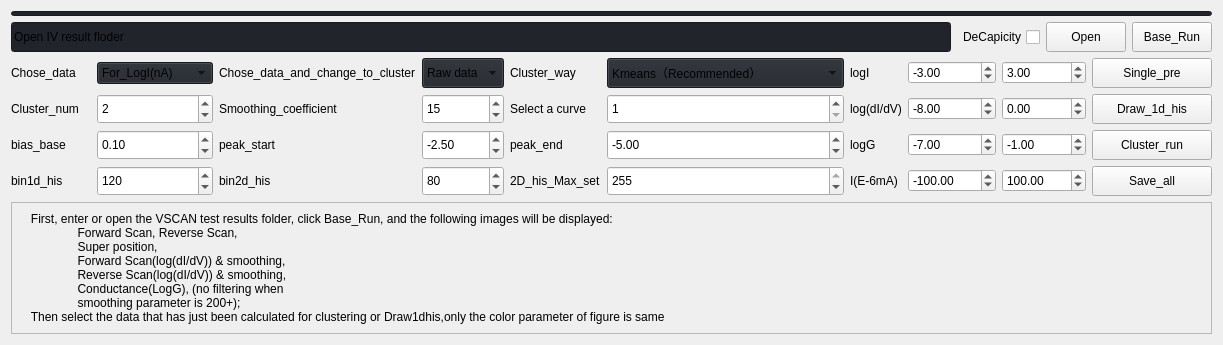
                     <widget class="QWidget" name="IV_page">
                      <property name="enabled">
                       <bool>true</bool>
                      </property>
                      <layout class="QVBoxLayout" name="verticalLayout_27">
                       <item>
                        <widget class="QProgressBar" name="progressBar_5">
                         <property name="minimumSize">
                          <size>
                           <width>800</width>
                           <height>0</height>
                          </size>
                         </property>
                         <property name="maximumSize">
                          <size>
                           <width>16777215</width>
                           <height>5</height>
                          </size>
                         </property>
                         <property name="styleSheet">
                          <string notr="true">background-color: rgb(33, 37, 43);</string>
                         </property>
                         <property name="value">
                          <number>0</number>
                         </property>
                         <property name="textVisible">
                          <bool>false</bool>
                         </property>
                        </widget>
                       </item>
                       <item>
                        <layout class="QGridLayout" name="gridLayout_3">
                         <item row="0" column="0">
                          <widget class="QLineEdit" name="lineEdit_iv">
                           <property name="minimumSize">
                            <size>
                             <width>0</width>
                             <height>30</height>
                            </size>
                           </property>
                           <property name="styleSheet">
                            <string notr="true">background-color: rgb(33, 37, 43);</string>
                           </property>
                           <property name="text">
                            <string>Open IV result floder</string>
                           </property>
                           <property name="placeholderText">
                            <string>Type here</string>
                           </property>
                          </widget>
                         </item>
                         <item row="0" column="2">
                          <widget class="QPushButton" name="open_file_button_iv">
                           <property name="minimumSize">
                            <size>
                             <width>80</width>
                             <height>30</height>
                            </size>
                           </property>
                           <property name="cursor">
                            <cursorShape>PointingHandCursor</cursorShape>
                           </property>
                           <property name="autoFillBackground">
                            <bool>false</bool>
                           </property>
                           <property name="text">
                            <string>Open</string>
                           </property>
                          </widget>
                         </item>
                         <item row="0" column="3">
                          <widget class="QPushButton" name="run_file_button_iv">
                           <property name="minimumSize">
                            <size>
                             <width>80</width>
                             <height>30</height>
                            </size>
                           </property>
                           <property name="cursor">
                            <cursorShape>PointingHandCursor</cursorShape>
                           </property>
                           <property name="autoFillBackground">
                            <bool>false</bool>
                           </property>
                           <property name="text">
                            <string>Base_Run</string>
                           </property>
                          </widget>
                         </item>
                         <item row="0" column="1">
                          <widget class="QCheckBox" name="checkBox_2">
                           <property name="layoutDirection">
                            <enum>Qt::RightToLeft</enum>
                           </property>
                           <property name="text">
                            <string>DeCapicity</string>
                           </property>
                          </widget>
                         </item>
                        </layout>
                       </item>
                       <item>
                        <layout class="QGridLayout" name="gridLayout_4">
                         <item row="0" column="4">
                          <widget class="QLabel" name="label_25">
                           <property name="minimumSize">
                            <size>
                             <width>80</width>
                             <height>30</height>
                            </size>
                           </property>
                           <property name="text">
                            <string>Cluster_way</string>
                           </property>
                          </widget>
                         </item>
                         <item row="1" column="0">
                          <widget class="QLabel" name="label_27">
                           <property name="minimumSize">
                            <size>
                             <width>80</width>
                             <height>30</height>
                            </size>
                           </property>
                           <property name="text">
                            <string>Cluster_num</string>
                           </property>
                          </widget>
                         </item>
                         <item row="1" column="2">
                          <widget class="QLabel" name="label_24">
                           <property name="minimumSize">
                            <size>
                             <width>80</width>
                             <height>30</height>
                            </size>
                           </property>
                           <property name="text">
                            <string>Smoothing_coefficient</string>
                           </property>
                          </widget>
                         </item>
                         <item row="1" column="4">
                          <widget class="QLabel" name="label_14">
                           <property name="text">
                            <string>Select a curve</string>
                           </property>
                          </widget>
                         </item>
                         <item row="0" column="5">
                          <widget class="QComboBox" name="iv_cluster_way_test">
                           <property name="minimumSize">
                            <size>
                             <width>0</width>
                             <height>30</height>
                            </size>
                           </property>
                           <property name="cursor">
                            <cursorShape>PointingHandCursor</cursorShape>
                           </property>
                           <property name="styleSheet">
                            <string notr="true">background-color: rgb(33, 37, 43);</string>
                           </property>
                           <item>
                            <property name="text">
                             <string>Kmeans（Recommended）</string>
                            </property>
                           </item>
                           <item>
                            <property name="text">
                             <string>Gaussian Mixture Model</string>
                            </property>
                           </item>
                           <item>
                            <property name="text">
                             <string>KShape</string>
                            </property>
                           </item>
                           <item>
                            <property name="text">
                             <string>TimeSeriesKMeans（Recommended）</string>
                            </property>
                           </item>
                          </widget>
                         </item>
                         <item row="0" column="3">
                          <widget class="QComboBox" name="Chose_data_and_change_to_cluster_text">
                           <property name="minimumSize">
                            <size>
                             <width>0</width>
                             <height>30</height>
                            </size>
                           </property>
                           <property name="cursor">
                            <cursorShape>PointingHandCursor</cursorShape>
                           </property>
                           <property name="autoFillBackground">
                            <bool>false</bool>
                           </property>
                           <property name="styleSheet">
                            <string notr="true">background-color: rgb(33, 37, 43);</string>
                           </property>
                           <property name="currentIndex">
                            <number>0</number>
                           </property>
                           <property name="iconSize">
                            <size>
                             <width>16</width>
                             <height>16</height>
                            </size>
                           </property>
                           <property name="frame">
                            <bool>true</bool>
                           </property>
                           <item>
                            <property name="text">
                             <string>Raw data</string>
                            </property>
                           </item>
                           <item>
                            <property name="text">
                             <string>1 D HIS</string>
                            </property>
                           </item>
                           <item>
                            <property name="text">
                             <string>2 D HIS</string>
                            </property>
                           </item>
                          </widget>
                         </item>
                         <item row="0" column="0">
                          <widget class="QLabel" name="label_28">
                           <property name="minimumSize">
                            <size>
                             <width>80</width>
                             <height>30</height>
                            </size>
                           </property>
                           <property name="text">
                            <string>Chose_data</string>
                           </property>
                          </widget>
                         </item>
                         <item row="0" column="2">
                          <widget class="QLabel" name="label_26">
                           <property name="minimumSize">
                            <size>
                             <width>80</width>
                             <height>30</height>
                            </size>
                           </property>
                           <property name="text">
                            <string>Chose_data_and_change_to_cluster</string>
                           </property>
                          </widget>
                         </item>
                         <item row="1" column="5">
                          <widget class="QSpinBox" name="spinBox_4">
                           <property name="minimumSize">
                            <size>
                             <width>80</width>
                             <height>30</height>
                            </size>
                           </property>
                           <property name="minimum">
                            <number>1</number>
                           </property>
                           <property name="maximum">
                            <number>999999</number>
                           </property>
                           <property name="value">
                            <number>1</number>
                           </property>
                          </widget>
                         </item>
                         <item row="1" column="1">
                          <widget class="QSpinBox" name="spinBox_7">
                           <property name="minimumSize">
                            <size>
                             <width>80</width>
                             <height>30</height>
                            </size>
                           </property>
                           <property name="maximumSize">
                            <size>
                             <width>999</width>
                             <height>999</height>
                            </size>
                           </property>
                           <property name="minimum">
                            <number>0</number>
                           </property>
                           <property name="maximum">
                            <number>999</number>
                           </property>
                           <property name="value">
                            <number>2</number>
                           </property>
                          </widget>
                         </item>
                         <item row="2" column="4">
                          <widget class="QLabel" name="label_33">
                           <property name="text">
                            <string>peak_end</string>
                           </property>
                          </widget>
                         </item>
                         <item row="0" column="1">
                          <widget class="QComboBox" name="Chose_data_text">
                           <property name="cursor">
                            <cursorShape>PointingHandCursor</cursorShape>
                           </property>
                           <property name="styleSheet">
                            <string notr="true">background-color: rgb(33, 37, 43);</string>
                           </property>
                           <item>
                            <property name="text">
                             <string>For_LogI(nA)</string>
                            </property>
                           </item>
                           <item>
                            <property name="text">
                             <string>For_log(dI_dV)</string>
                            </property>
                           </item>
                           <item>
                            <property name="text">
                             <string>For_LogG</string>
                            </property>
                           </item>
                           <item>
                            <property name="text">
                             <string>Rev_LogI(nA)</string>
                            </property>
                           </item>
                           <item>
                            <property name="text">
                             <string>Rev_log(dI_dV)</string>
                            </property>
                           </item>
                           <item>
                            <property name="text">
                             <string>Rev_LogG</string>
                            </property>
                           </item>
                           <item>
                            <property name="text">
                             <string>For_I</string>
                            </property>
                           </item>
                           <item>
                            <property name="text">
                             <string>Rev_I</string>
                            </property>
                           </item>
                          </widget>
                         </item>
                         <item row="2" column="0">
                          <widget class="QLabel" name="label_31">
                           <property name="text">
                            <string>bias_base</string>
                           </property>
                          </widget>
                         </item>
                         <item row="1" column="3">
                          <widget class="QSpinBox" name="spinBox_5">
                           <property name="minimumSize">
                            <size>
                             <width>80</width>
                             <height>30</height>
                            </size>
                           </property>
                           <property name="maximum">
                            <number>1000</number>
                           </property>
                           <property name="value">
                            <number>15</number>
                           </property>
                          </widget>
                         </item>
                         <item row="2" column="2">
                          <widget class="QLabel" name="label_32">
                           <property name="text">
                            <string>peak_start</string>
                           </property>
                          </widget>
                         </item>
                         <item row="3" column="1">
                          <widget class="QSpinBox" name="spinBox_8">
                           <property name="minimumSize">
                            <size>
                             <width>0</width>
                             <height>30</height>
                            </size>
                           </property>
                           <property name="maximum">
                            <number>9999</number>
                           </property>
                           <property name="value">
                            <number>120</number>
                           </property>
                          </widget>
                         </item>
                         <item row="2" column="3">
                          <widget class="QDoubleSpinBox" name="doubleSpinBox_5">
                           <property name="minimumSize">
                            <size>
                             <width>0</width>
                             <height>30</height>
                            </size>
                           </property>
                           <property name="minimum">
                            <double>-99.000000000000000</double>
                           </property>
                           <property name="singleStep">
                            <double>0.100000000000000</double>
                           </property>
                           <property name="value">
                            <double>-2.500000000000000</double>
                           </property>
                          </widget>
                         </item>
                         <item row="3" column="5">
                          <widget class="QSpinBox" name="spinBox_10">
                           <property name="minimumSize">
                            <size>
                             <width>0</width>
                             <height>30</height>
                            </size>
                           </property>
                           <property name="maximum">
                            <number>255</number>
                           </property>
                           <property name="value">
                            <number>255</number>
                           </property>
                          </widget>
                         </item>
                         <item row="2" column="1">
                          <widget class="QDoubleSpinBox" name="doubleSpinBox_4">
                           <property name="minimumSize">
                            <size>
                             <width>0</width>
                             <height>30</height>
                            </size>
                           </property>
                           <property name="singleStep">
                            <double>0.100000000000000</double>
                           </property>
                           <property name="value">
                            <double>0.100000000000000</double>
                           </property>
                          </widget>
                         </item>
                         <item row="3" column="3">
                          <widget class="QSpinBox" name="spinBox_9">
                           <property name="minimumSize">
                            <size>
                             <width>0</width>
                             <height>30</height>
                            </size>
                           </property>
                           <property name="maximum">
                            <number>99999</number>
                           </property>
                           <property name="value">
                            <number>80</number>
                           </property>
                          </widget>
                         </item>
                         <item row="2" column="5">
                          <widget class="QDoubleSpinBox" name="doubleSpinBox_6">
                           <property name="minimumSize">
                            <size>
                             <width>0</width>
                             <height>30</height>
                            </size>
                           </property>
                           <property name="minimum">
                            <double>-99.000000000000000</double>
                           </property>
                           <property name="singleStep">
                            <double>0.100000000000000</double>
                           </property>
                           <property name="value">
                            <double>-5.000000000000000</double>
                           </property>
                          </widget>
                         </item>
                         <item row="0" column="10">
                          <widget class="QPushButton" name="Single_pre_iv">
                           <property name="minimumSize">
                            <size>
                             <width>120</width>
                             <height>30</height>
                            </size>
                           </property>
                           <property name="cursor">
                            <cursorShape>PointingHandCursor</cursorShape>
                           </property>
                           <property name="text">
                            <string>Single_pre</string>
                           </property>
                          </widget>
                         </item>
                         <item row="3" column="10">
                          <widget class="QPushButton" name="saveall_iv">
                           <property name="minimumSize">
                            <size>
                             <width>120</width>
                             <height>30</height>
                            </size>
                           </property>
                           <property name="maximumSize">
                            <size>
                             <width>120</width>
                             <height>30</height>
                            </size>
                           </property>
                           <property name="cursor">
                            <cursorShape>PointingHandCursor</cursorShape>
                           </property>
                           <property name="text">
                            <string>Save_all</string>
                           </property>
                          </widget>
                         </item>
                         <item row="1" column="10">
                          <widget class="QPushButton" name="Draw_his_iv">
                           <property name="minimumSize">
                            <size>
                             <width>120</width>
                             <height>30</height>
                            </size>
                           </property>
                           <property name="maximumSize">
                            <size>
                             <width>120</width>
                             <height>30</height>
                            </size>
                           </property>
                           <property name="cursor">
                            <cursorShape>PointingHandCursor</cursorShape>
                           </property>
                           <property name="text">
                            <string>Draw_1d_his</string>
                           </property>
                          </widget>
                         </item>
                         <item row="2" column="10">
                          <widget class="QPushButton" name="Cluster_run_iv">
                           <property name="minimumSize">
                            <size>
                             <width>120</width>
                             <height>30</height>
                            </size>
                           </property>
                           <property name="maximumSize">
                            <size>
                             <width>120</width>
                             <height>30</height>
                            </size>
                           </property>
                           <property name="cursor">
                            <cursorShape>PointingHandCursor</cursorShape>
                           </property>
                           <property name="text">
                            <string>Cluster_run</string>
                           </property>
                          </widget>
                         </item>
                         <item row="3" column="2">
                          <widget class="QLabel" name="label_35">
                           <property name="text">
                            <string>bin2d_his</string>
                           </property>
                          </widget>
                         </item>
                         <item row="3" column="4">
                          <widget class="QLabel" name="label_36">
                           <property name="text">
                            <string>2D_his_Max_set</string>
                           </property>
                          </widget>
                         </item>
                         <item row="3" column="0">
                          <widget class="QLabel" name="label_34">
                           <property name="text">
                            <string>bin1d_his</string>
                           </property>
                          </widget>
                         </item>
                         <item row="0" column="6">
                          <widget class="QLabel" name="label_43">
                           <property name="text">
                            <string>logI</string>
                           </property>
                          </widget>
                         </item>
                         <item row="0" column="8">
                          <widget class="QDoubleSpinBox" name="doubleSpinBox_8">
                           <property name="minimum">
                            <double>-99.000000000000000</double>
                           </property>
                           <property name="value">
                            <double>-3.000000000000000</double>
                           </property>
                          </widget>
                         </item>
                         <item row="0" column="9">
                          <widget class="QDoubleSpinBox" name="doubleSpinBox_7">
                           <property name="minimum">
                            <double>-99.000000000000000</double>
                           </property>
                           <property name="singleStep">
                            <double>1.000000000000000</double>
                           </property>
                           <property name="value">
                            <double>3.000000000000000</double>
                           </property>
                          </widget>
                         </item>
                         <item row="1" column="6">
                          <widget class="QLabel" name="label_44">
                           <property name="text">
                            <string>log(dI/dV)</string>
                           </property>
                          </widget>
                         </item>
                         <item row="1" column="8">
                          <widget class="QDoubleSpinBox" name="doubleSpinBox_10">
                           <property name="minimum">
                            <double>-99.000000000000000</double>
                           </property>
                           <property name="value">
                            <double>-8.000000000000000</double>
                           </property>
                          </widget>
                         </item>
                         <item row="2" column="6">
                          <widget class="QLabel" name="label_45">
                           <property name="text">
                            <string>logG</string>
                           </property>
                          </widget>
                         </item>
                         <item row="2" column="8">
                          <widget class="QDoubleSpinBox" name="doubleSpinBox_11">
                           <property name="minimum">
                            <double>-33.000000000000000</double>
                           </property>
                           <property name="value">
                            <double>-7.000000000000000</double>
                           </property>
                          </widget>
                         </item>
                         <item row="1" column="9">
                          <widget class="QDoubleSpinBox" name="doubleSpinBox_9">
                           <property name="minimum">
                            <double>-99.000000000000000</double>
                           </property>
                           <property name="value">
                            <double>0.000000000000000</double>
                           </property>
                          </widget>
                         </item>
                         <item row="2" column="9">
                          <widget class="QDoubleSpinBox" name="doubleSpinBox_12">
                           <property name="minimum">
                            <double>-99.000000000000000</double>
                           </property>
                           <property name="singleStep">
                            <double>1.000000000000000</double>
                           </property>
                           <property name="value">
                            <double>-1.000000000000000</double>
                           </property>
                          </widget>
                         </item>
                         <item row="3" column="9">
                          <widget class="QDoubleSpinBox" name="doubleSpinBox_14">
                           <property name="minimum">
                            <double>-99.000000000000000</double>
                           </property>
                           <property name="maximum">
                            <double>99999999.000000000000000</double>
                           </property>
                           <property name="value">
                            <double>100.000000000000000</double>
                           </property>
                          </widget>
                         </item>
                         <item row="3" column="6">
                          <widget class="QLabel" name="label_37">
                           <property name="text">
                            <string>I(E-6mA)</string>
                           </property>
                          </widget>
                         </item>
                         <item row="3" column="8">
                          <widget class="QDoubleSpinBox" name="doubleSpinBox_13">
                           <property name="minimum">
                            <double>-99999999.000000000000000</double>
                           </property>
                           <property name="value">
                            <double>-100.000000000000000</double>
                           </property>
                          </widget>
                         </item>
                        </layout>
                       </item>
                       <item>
                        <layout class="QVBoxLayout" name="verticalLayout_18">
                         <item>
                          <widget class="QScrollArea" name="scrollArea_5">
                           <property name="widgetResizable">
                            <bool>true</bool>
                           </property>
                           <widget class="QWidget" name="scrollAreaWidgetContents_5">
                            <property name="geometry">
                             <rect>
                              <x>0</x>
                              <y>0</y>
                              <width>1365</width>
                              <height>335</height>
                             </rect>
                            </property>
                            <layout class="QVBoxLayout" name="verticalLayout_25">
                             <item>
                              <widget class="QLabel" name="label_iv">
                               <property name="text">
                                <string>   First, enter or open the VSCAN test results folder, click Base_Run, and the following images will be displayed:
                 Forward Scan, Reverse Scan,
                 Super position, 
                 Forward Scan(log(dI/dV)) &amp; smoothing, 
                 Reverse Scan(log(dI/dV)) &amp; smoothing, 
                 Conductance(LogG), (no filtering when 
                 smoothing parameter is 200+);
   Then select the data that has just been calculated for clustering or Draw1dhis,only the color parameter of figure is same</string>
                               </property>
                              </widget>
                             </item>
                            </layout>
                           </widget>
                          </widget>
                         </item>
                        </layout>
                       </item>
                      </layout>
                     </widget>
